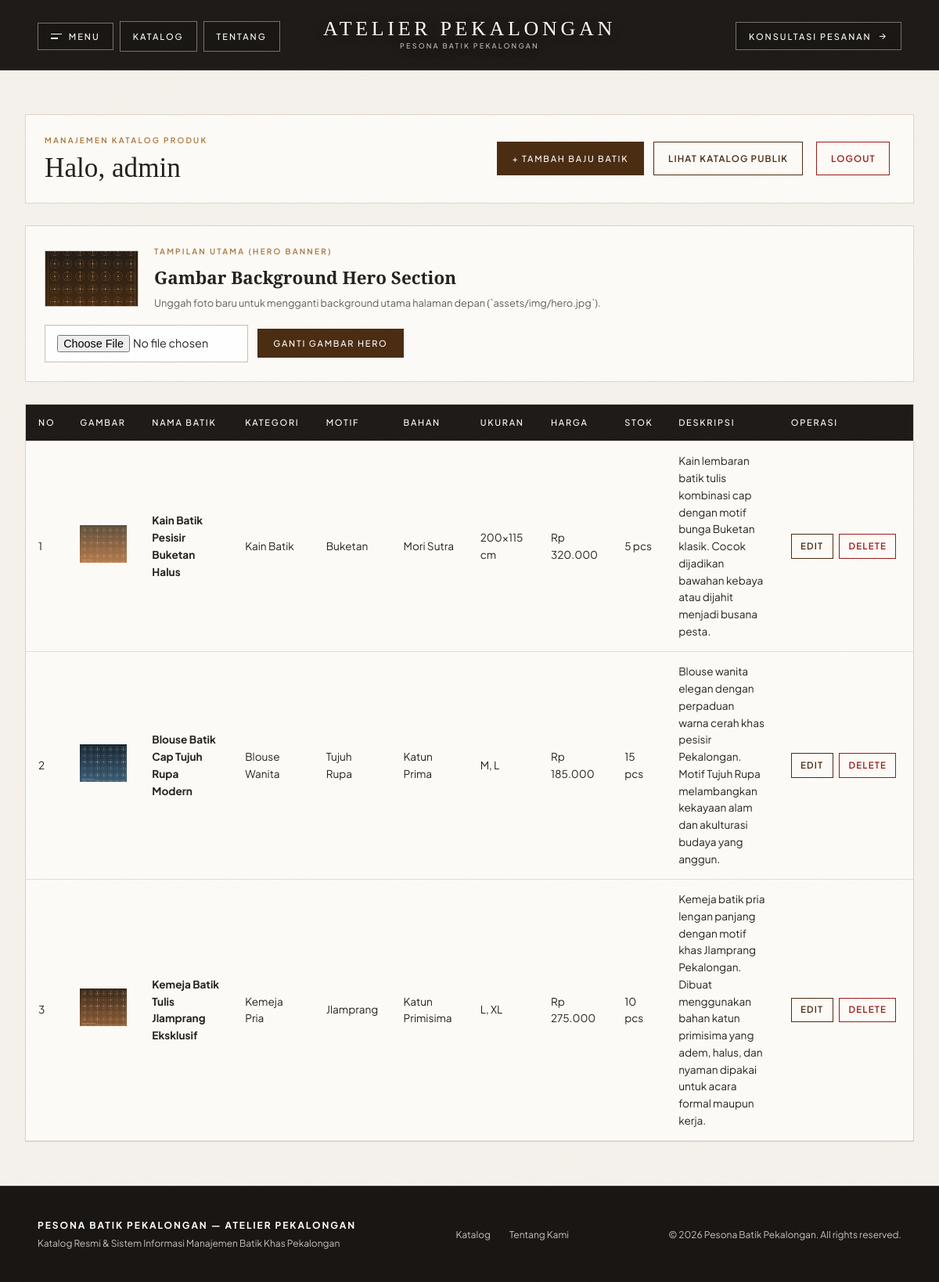
The app's page /admin_index.php (signed in) with its own data.
### tables this page shows
CREATE TABLE IF NOT EXISTS `produk` (
  `id` int(11) NOT NULL AUTO_INCREMENT,
  `nama_batik` varchar(150) NOT NULL,
  `kategori` varchar(50) NOT NULL,
  `jenis_motif` varchar(100) NOT NULL,
  `bahan` varchar(100) NOT NULL,
  `ukuran` varchar(50) NOT NULL,
  `harga` int(11) NOT NULL,
  `stok` int(11) NOT NULL,
  `gambar` varchar(255) NOT NULL,
  `deskripsi` varchar(1000) NOT NULL,
  PRIMARY KEY (`id`)
);

### admin_index.php (the view, shortened to what this page needs)
<?php
include("koneksi.php");
$result = mysqli_query($koneksi, "SELECT * FROM produk ORDER BY id DESC");
$hero_ver = file_exists("assets/img/hero.jpg") ? filemtime("assets/img/hero.jpg") : 1;
?>
<!DOCTYPE html>
<html lang="id">
<head>
  <link rel="stylesheet" href="assets/css/style.css">
</head>
<body class="subpage-body">
  <?php include("menu.php"); ?>
  <main class="page-container">
    <div class="admin-toolbar">
      <div>
        <span class="eyebrow-gold">Manajemen Katalog Produk</span>
        <h1 class="section-title" style="font-size: 2.2rem;">
          <?php echo "Halo, " . $_SESSION['username']; ?>
        </h1>
      </div>
      <div class="admin-actions">
        <a href="create.php" class="btn-primary-sogan">+ Tambah Baju Batik</a>
        <a href="index.php" class="action-link" style="padding: 0.7rem 1.1rem;">Lihat Katalog Publik</a>
        <a href="logout.php" class="action-link delete" style="padding: 0.7rem 1.1rem;">Logout</a>
      </div>
    </div>
    <div class="admin-toolbar" style="margin-bottom: 1.75rem;">
      <div style="display: flex; align-items: center; gap: 1.25rem; flex-wrap: wrap;">
        <img
          src="assets/img/hero.jpg?v=<?php echo $hero_ver; ?>"
          width="120"
          height="72"
          alt="Preview Hero"
          style="object-fit: cover; border: 1px solid rgba(74, 44, 17, 0.25);"
          onerror="this.src='assets/img/default.jpg'"
        >
        <div>
          <span class="eyebrow-gold">Tampilan Utama (Hero Banner)</span>
          <strong style="display: block; font-family: var(--font-serif); font-size: 1.4rem;">Gambar Background Hero Section</strong>
          <span style="font-size: 0.8rem; color: rgba(38, 33, 29, 0.72);">Unggah foto baru untuk mengganti background utama halaman depan (`assets/img/hero.jpg`).</span>
        </div>
      </div>
      <form action="admin_index.php" method="POST" enctype="multipart/form-data" style="display: flex; align-items: center; gap: 0.75rem; flex-wrap: wrap;">
        <input type="file" name="hero_gambar" class="form-control" accept="image/*" style="width: auto; max-width: 260px;" required>
        <button type="submit" name="update_hero" class="btn-primary-sogan">Ganti Gambar Hero</button>
      </form>
    </div>
    <div class="table-responsive">
      <table class="admin-table">
        <thead>
          <tr>
            <th>No</th>
            <th>Gambar</th>
            <th>Nama Batik</th>
            <th>Kategori</th>
            <th>Motif</th>
            <th>Bahan</th>
            <th>Ukuran</th>
            <th>Harga</th>
            <th>Stok</th>
            <th>Deskripsi</th>
            <th>Operasi</th>
          </tr>
        </thead>
        <tbody>
          <?php
          $no = 1;
          while ($data = mysqli_fetch_array($result)) {
              $img_file = !empty($data['gambar']) ? $data['gambar'] : 'default.jpg';
          ?>
          <tr>
            <td><?php echo $no++; ?></td>
            <td>
              <img src="assets/img/<?php echo $img_file; ?>" width="60" alt="<?php echo $data['nama_batik']; ?>" onerror="this.src='assets/img/default.jpg'">
            </td>
            <td><strong><?php echo $data['nama_batik']; ?></strong></td>
            <td><?php echo $data['kategori']; ?></td>
            <td><?php echo $data['jenis_motif']; ?></td>
            <td><?php echo $data['bahan']; ?></td>
            <td><?php echo $data['ukuran']; ?></td>
            <td>Rp <?php echo number_format($data['harga'], 0, ',', '.'); ?></td>
            <td><?php echo $data['stok']; ?> pcs</td>
            <td style="max-width: 240px;"><?php echo $data['deskripsi']; ?></td>
            <td style="white-space: nowrap;">
              <a href="update.php?id=<?php echo $data['id']; ?>" class="action-link">Edit</a>
              <a href="delete.php?id=<?php echo $data['id']; ?>" class="action-link delete" onclick="return confirm('Yakin ingin menghapus data batik ini?');">Delete</a>
            </td>
          </tr>
          <?php } ?>
        </tbody>
      </table>
    </div>
  </main>
  <?php include("footer.php"); ?>
</body>
</html>

### assets/css/style.css (style rules this page uses)
:root { --deep-espresso: #1e1a17; --deep-espresso-dark: #191512; --drawer-obsidian: #1c1815; --modal-obsidian: #211c18; --warm-taupe: #c4bcb2; --sunlit-alabaster: #f6f2ec; --editorial-ivory: #f5f1eb; --warm-cream: #fdfbf7; --sandstone-card: #e5ddd2; --charcoal-umber: #26211d; --sogan-brown: #4a2c11; --sogan-brown-light: #5c3a21; --sogan-gold: #a8763e; --sogan-gold-bright: #d9a86c; --turmeric-gold: #d4af37; --font-serif: "Cormorant Garamond", Georgia, serif; --font-sans: "Plus Jakarta Sans", -apple-system, BlinkMacSystemFont, sans-serif; }
* { box-sizing: border-box; margin: 0; padding: 0; }
html { scroll-behavior: smooth; }
body { font-family: var(--font-sans); background-color: var(--editorial-ivory); color: var(--charcoal-umber); line-height: 1.6; overflow-x: hidden; -webkit-font-smoothing: antialiased; }
a { color: inherit; text-decoration: none; }
.eyebrow-gold { display: block; font-size: 0.625rem; font-weight: 600; letter-spacing: 0.22em; text-transform: uppercase; color: var(--sogan-gold); margin-bottom: 0.5rem; }
.section-title { font-family: var(--font-serif); font-size: 3rem; font-weight: 400; line-height: 1.15; color: var(--charcoal-umber); }
.btn-primary-sogan { display: inline-flex; align-items: center; justify-content: center; gap: 0.45rem; padding: 0.7rem 1.2rem; background: var(--sogan-brown); color: #ffffff; border: 1px solid var(--sogan-brown); font-family: var(--font-sans); font-size: 0.6875rem; font-weight: 500; letter-spacing: 0.16em; text-transform: uppercase; cursor: pointer; transition: background 250ms ease, color 250ms ease; }
.page-container { max-width: 1280px; margin: 0 auto; padding: 3.5rem 2rem; min-height: calc(100vh - 180px); }
.form-control { width: 100%; padding: 0.75rem 0.95rem; border: 1px solid rgba(74, 44, 17, 0.3); background: #ffffff; color: var(--charcoal-umber); font-family: var(--font-sans); font-size: 0.9rem; }
.admin-toolbar { display: flex; flex-wrap: wrap; align-items: center; justify-content: space-between; gap: 1rem; margin-bottom: 1.75rem; padding: 1.5rem; background: var(--warm-cream); border: 1px solid rgba(74, 44, 17, 0.18); }
.admin-actions { display: flex; flex-wrap: wrap; gap: 0.75rem; }
.table-responsive { width: 100%; overflow-x: auto; background: var(--warm-cream); border: 1px solid rgba(74, 44, 17, 0.2); }
.admin-table { width: 100%; border-collapse: collapse; font-size: 0.85rem; }
.admin-table th, .admin-table td { padding: 0.9rem 1rem; text-align: left; border-bottom: 1px solid rgba(74, 44, 17, 0.14); }
.admin-table th { background: var(--deep-espresso); color: #ffffff; font-size: 0.6875rem; font-weight: 500; letter-spacing: 0.16em; text-transform: uppercase; }
.action-link { display: inline-block; padding: 0.35rem 0.7rem; font-size: 0.72rem; font-weight: 600; text-transform: uppercase; letter-spacing: 0.1em; border: 1px solid var(--sogan-brown); color: var(--sogan-brown); margin-right: 0.35rem; }
.action-link.delete { border-color: #991b1b; color: #991b1b; }

### records on screen
produk: gambar (picture), nama_batik "Kain Batik Pesisir Buketan Halus", kategori "Kain Batik", jenis_motif "Buketan", bahan "Mori Sutra", ukuran "200x115 cm", harga "320.000", stok "5", deskripsi "Kain lembaran batik tulis kombinasi cap dengan motif bunga Buketan klasik. Cocok dijadikan bawahan kebaya atau dijahit menjadi busana pesta."
produk: gambar (picture), nama_batik "Blouse Batik Cap Tujuh Rupa Modern", kategori "Blouse Wanita", jenis_motif "Tujuh Rupa", bahan "Katun Prima", ukuran "M, L", harga "185.000", stok "15", deskripsi "Blouse wanita elegan dengan perpaduan warna cerah khas pesisir Pekalongan. Motif Tujuh Rupa melambangkan kekayaan alam dan akulturasi budaya yang anggun."
produk: gambar (picture), nama_batik "Kemeja Batik Tulis Jlamprang Eksklusif", kategori "Kemeja Pria", jenis_motif "Jlamprang", bahan "Katun Primisima", ukuran "L, XL", harga "275.000", stok "10", deskripsi "Kemeja batik pria lengan panjang dengan motif khas Jlamprang Pekalongan. Dibuat menggunakan bahan katun primisima yang adem, halus, dan nyaman dipakai untuk acara formal maupun kerja."

### other values on screen
$_SESSION['username'] "admin"
